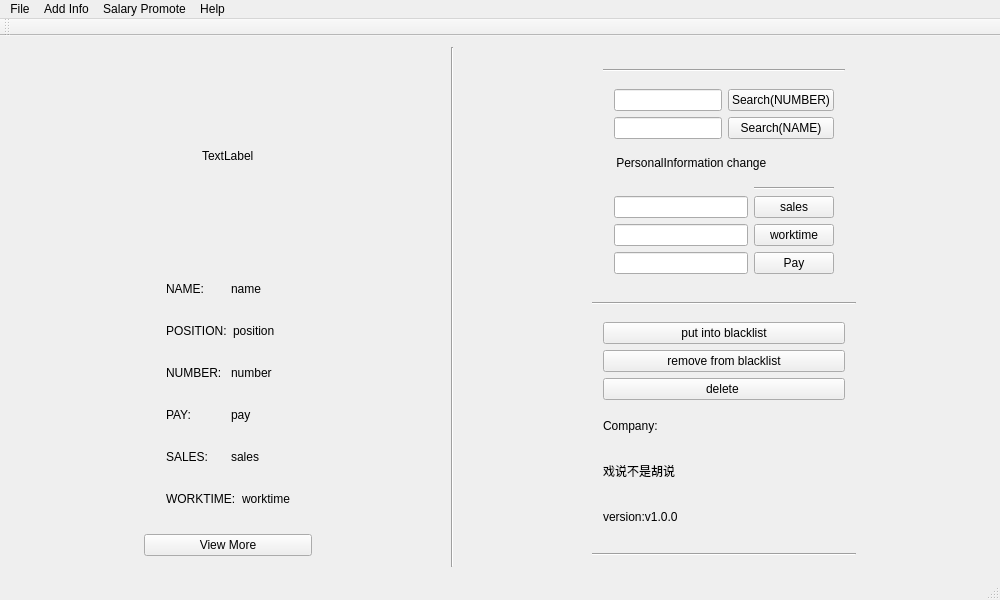
<?xml version="1.0" encoding="UTF-8"?>
<ui version="4.0">
 <class>MainWindow</class>
 <widget class="QMainWindow" name="MainWindow">
  <property name="geometry">
   <rect>
    <x>0</x>
    <y>0</y>
    <width>1000</width>
    <height>600</height>
   </rect>
  </property>
  <property name="maximumSize">
   <size>
    <width>1000</width>
    <height>600</height>
   </size>
  </property>
  <property name="windowTitle">
   <string>MainWindow</string>
  </property>
  <widget class="QWidget" name="centralWidget">
   <layout class="QHBoxLayout" name="horizontalLayout_7">
    <item>
     <spacer name="horizontalSpacer_4">
      <property name="orientation">
       <enum>Qt::Horizontal</enum>
      </property>
      <property name="sizeHint" stdset="0">
       <size>
        <width>105</width>
        <height>20</height>
       </size>
      </property>
     </spacer>
    </item>
    <item>
     <widget class="QWidget" name="widget_2" native="true">
      <layout class="QVBoxLayout" name="verticalLayout_2">
       <item>
        <widget class="QWidget" name="widget_avatar" native="true">
         <layout class="QHBoxLayout" name="horizontalLayout_6">
          <item>
           <spacer name="horizontalSpacer">
            <property name="orientation">
             <enum>Qt::Horizontal</enum>
            </property>
            <property name="sizeHint" stdset="0">
             <size>
              <width>40</width>
              <height>20</height>
             </size>
            </property>
           </spacer>
          </item>
          <item>
           <widget class="QLabel" name="Avatar_mainWindow">
            <property name="text">
             <string>TextLabel</string>
            </property>
           </widget>
          </item>
          <item>
           <spacer name="horizontalSpacer_2">
            <property name="orientation">
             <enum>Qt::Horizontal</enum>
            </property>
            <property name="sizeHint" stdset="0">
             <size>
              <width>40</width>
              <height>20</height>
             </size>
            </property>
           </spacer>
          </item>
         </layout>
        </widget>
       </item>
       <item>
        <widget class="QWidget" name="infoDisplayInfoWidget_mainWindow" native="true">
         <layout class="QVBoxLayout" name="verticalLayout">
          <item>
           <widget class="QWidget" name="widget_nameDisplay" native="true">
            <layout class="QHBoxLayout" name="horizontalLayout_2">
             <item>
              <widget class="QLabel" name="label">
               <property name="text">
                <string>NAME:</string>
               </property>
              </widget>
             </item>
             <item>
              <widget class="QLabel" name="nameDisplay">
               <property name="text">
                <string>name</string>
               </property>
              </widget>
             </item>
            </layout>
           </widget>
          </item>
          <item>
           <widget class="QWidget" name="widget_positionDisplay" native="true">
            <layout class="QHBoxLayout" name="horizontalLayout_3">
             <item>
              <widget class="QLabel" name="label_3">
               <property name="text">
                <string>POSITION:</string>
               </property>
              </widget>
             </item>
             <item>
              <widget class="QLabel" name="positionDisplay">
               <property name="text">
                <string>position</string>
               </property>
              </widget>
             </item>
            </layout>
           </widget>
          </item>
          <item>
           <widget class="QWidget" name="widget_numberDisplay" native="true">
            <layout class="QHBoxLayout" name="horizontalLayout_4">
             <item>
              <widget class="QLabel" name="label_5">
               <property name="text">
                <string>NUMBER:</string>
               </property>
              </widget>
             </item>
             <item>
              <widget class="QLabel" name="numberDisplay">
               <property name="text">
                <string>number</string>
               </property>
              </widget>
             </item>
            </layout>
           </widget>
          </item>
          <item>
           <widget class="QWidget" name="widget_payDisplay" native="true">
            <layout class="QHBoxLayout" name="horizontalLayout_5">
             <item>
              <widget class="QLabel" name="label_6">
               <property name="text">
                <string>PAY:</string>
               </property>
              </widget>
             </item>
             <item>
              <widget class="QLabel" name="payDisplay">
               <property name="text">
                <string>pay</string>
               </property>
              </widget>
             </item>
            </layout>
           </widget>
          </item>
          <item>
           <widget class="QWidget" name="widget_salesDisplay_only_SALESMAN" native="true">
            <layout class="QHBoxLayout" name="horizontalLayout_8">
             <item>
              <widget class="QLabel" name="label_9">
               <property name="text">
                <string>SALES:</string>
               </property>
              </widget>
             </item>
             <item>
              <widget class="QLabel" name="salesDisplay">
               <property name="text">
                <string>sales</string>
               </property>
              </widget>
             </item>
            </layout>
           </widget>
          </item>
          <item>
           <widget class="QWidget" name="widget_worktimeDisplay_only_TEC" native="true">
            <layout class="QHBoxLayout" name="horizontalLayout_9">
             <item>
              <widget class="QLabel" name="label_8">
               <property name="text">
                <string>WORKTIME:</string>
               </property>
              </widget>
             </item>
             <item>
              <widget class="QLabel" name="worktimeDisplay">
               <property name="text">
                <string>worktime</string>
               </property>
              </widget>
             </item>
            </layout>
           </widget>
          </item>
         </layout>
        </widget>
       </item>
       <item>
        <widget class="QPushButton" name="View_More_button_onlySALESMANAGER">
         <property name="text">
          <string>View More</string>
         </property>
        </widget>
       </item>
      </layout>
     </widget>
    </item>
    <item>
     <spacer name="horizontalSpacer_3">
      <property name="orientation">
       <enum>Qt::Horizontal</enum>
      </property>
      <property name="sizeHint" stdset="0">
       <size>
        <width>106</width>
        <height>20</height>
       </size>
      </property>
     </spacer>
    </item>
    <item>
     <widget class="Line" name="lineV01">
      <property name="orientation">
       <enum>Qt::Vertical</enum>
      </property>
     </widget>
    </item>
    <item>
     <spacer name="horizontalSpacer_6">
      <property name="orientation">
       <enum>Qt::Horizontal</enum>
      </property>
      <property name="sizeHint" stdset="0">
       <size>
        <width>105</width>
        <height>20</height>
       </size>
      </property>
     </spacer>
    </item>
    <item>
     <widget class="QWidget" name="widget_usersChoose" native="true">
      <layout class="QVBoxLayout" name="verticalLayout_4">
       <item>
        <widget class="QWidget" name="widget_9" native="true">
         <layout class="QVBoxLayout" name="verticalLayout_3">
          <item>
           <widget class="Line" name="line_3">
            <property name="orientation">
             <enum>Qt::Horizontal</enum>
            </property>
           </widget>
          </item>
          <item>
           <widget class="QWidget" name="widget_search" native="true">
            <layout class="QGridLayout" name="gridLayout_2">
             <item row="0" column="1">
              <widget class="QPushButton" name="searchBYnumber_button_mainWindow">
               <property name="text">
                <string>Search(NUMBER)</string>
               </property>
              </widget>
             </item>
             <item row="0" column="0">
              <widget class="QLineEdit" name="lineEdit_searchBYnum_mainWindow"/>
             </item>
             <item row="1" column="0">
              <widget class="QLineEdit" name="lineEdit_searchBYname_mainWindow"/>
             </item>
             <item row="1" column="1">
              <widget class="QPushButton" name="searchBYname_button_mainWindow">
               <property name="text">
                <string>Search(NAME)</string>
               </property>
              </widget>
             </item>
            </layout>
           </widget>
          </item>
          <item>
           <widget class="QLabel" name="personalInfoChange_mainWindow">
            <property name="text">
             <string>    PersonalInformation change</string>
            </property>
           </widget>
          </item>
          <item>
           <widget class="QWidget" name="widget_change" native="true">
            <layout class="QGridLayout" name="gridLayout">
             <item row="2" column="1">
              <widget class="QPushButton" name="worktime_PersonalInfoChange">
               <property name="text">
                <string>worktime</string>
               </property>
              </widget>
             </item>
             <item row="3" column="1">
              <widget class="QPushButton" name="pay_PersonalInfoChange_onlyOTHER">
               <property name="text">
                <string>Pay</string>
               </property>
              </widget>
             </item>
             <item row="0" column="1">
              <widget class="Line" name="line_4">
               <property name="orientation">
                <enum>Qt::Horizontal</enum>
               </property>
              </widget>
             </item>
             <item row="2" column="0">
              <widget class="QLineEdit" name="lineEdit_changeWorktime"/>
             </item>
             <item row="1" column="0">
              <widget class="QLineEdit" name="lineEdit_changeSales"/>
             </item>
             <item row="1" column="1">
              <widget class="QPushButton" name="sales_PersonalInfoChange">
               <property name="text">
                <string>sales</string>
               </property>
              </widget>
             </item>
             <item row="3" column="0">
              <widget class="QLineEdit" name="lineEdit_changePay"/>
             </item>
            </layout>
           </widget>
          </item>
         </layout>
        </widget>
       </item>
       <item>
        <widget class="Line" name="line_2">
         <property name="orientation">
          <enum>Qt::Horizontal</enum>
         </property>
        </widget>
       </item>
       <item>
        <widget class="QWidget" name="widget_11" native="true">
         <layout class="QVBoxLayout" name="verticalLayout_5">
          <item>
           <widget class="QPushButton" name="put_into_blacklist_button_mainWindow">
            <property name="text">
             <string>put into blacklist</string>
            </property>
           </widget>
          </item>
          <item>
           <widget class="QPushButton" name="remove_from_blacklist_button_mainWindow">
            <property name="text">
             <string>remove from blacklist</string>
            </property>
           </widget>
          </item>
          <item>
           <widget class="QPushButton" name="delete_button_mainWindow">
            <property name="text">
             <string>delete </string>
            </property>
           </widget>
          </item>
          <item>
           <widget class="QLabel" name="label_4">
            <property name="text">
             <string>Company:</string>
            </property>
           </widget>
          </item>
          <item>
           <widget class="QLabel" name="label_2">
            <property name="text">
             <string>戏说不是胡说</string>
            </property>
           </widget>
          </item>
          <item>
           <widget class="QLabel" name="label_7">
            <property name="text">
             <string>version:v1.0.0</string>
            </property>
           </widget>
          </item>
         </layout>
        </widget>
       </item>
       <item>
        <widget class="Line" name="line">
         <property name="orientation">
          <enum>Qt::Horizontal</enum>
         </property>
        </widget>
       </item>
      </layout>
     </widget>
    </item>
    <item>
     <spacer name="horizontalSpacer_5">
      <property name="orientation">
       <enum>Qt::Horizontal</enum>
      </property>
      <property name="sizeHint" stdset="0">
       <size>
        <width>105</width>
        <height>20</height>
       </size>
      </property>
     </spacer>
    </item>
   </layout>
  </widget>
  <widget class="QMenuBar" name="menuBar">
   <property name="geometry">
    <rect>
     <x>0</x>
     <y>0</y>
     <width>1000</width>
     <height>26</height>
    </rect>
   </property>
   <widget class="QMenu" name="menuFile">
    <property name="title">
     <string>File</string>
    </property>
    <addaction name="actionNew_file"/>
    <addaction name="actionOpen_file"/>
   </widget>
   <widget class="QMenu" name="menuAdd">
    <property name="title">
     <string>Add Info</string>
    </property>
    <addaction name="actionSalesManager_addInfo"/>
    <addaction name="separator"/>
    <addaction name="actionManager_addInfo"/>
    <addaction name="actionSalesman_addInfo"/>
    <addaction name="actionTechnician_addInfo"/>
    <addaction name="separator"/>
    <addaction name="actionOtherTypes_addInfo"/>
   </widget>
   <widget class="QMenu" name="menuHelp">
    <property name="title">
     <string>Help</string>
    </property>
    <widget class="QMenu" name="menuConnect_us">
     <property name="title">
      <string>Connect us</string>
     </property>
     <addaction name="action3463877866_qq_com"/>
    </widget>
    <addaction name="actionView_Source_code"/>
    <addaction name="menuConnect_us"/>
   </widget>
   <widget class="QMenu" name="menuExit">
    <property name="title">
     <string>Salary Promote</string>
    </property>
    <addaction name="actionSalesManager_SP"/>
    <addaction name="separator"/>
    <addaction name="actionManager_SP"/>
    <addaction name="actionSalesman_SP"/>
    <addaction name="actionTechnician_SP"/>
    <addaction name="separator"/>
    <addaction name="actionOthers_SP"/>
   </widget>
   <addaction name="menuFile"/>
   <addaction name="menuAdd"/>
   <addaction name="menuExit"/>
   <addaction name="menuHelp"/>
  </widget>
  <widget class="QToolBar" name="mainToolBar">
   <attribute name="toolBarArea">
    <enum>TopToolBarArea</enum>
   </attribute>
   <attribute name="toolBarBreak">
    <bool>false</bool>
   </attribute>
  </widget>
  <widget class="QStatusBar" name="statusBar"/>
  <action name="actionnew">
   <property name="text">
    <string>new</string>
   </property>
  </action>
  <action name="actionNew_file">
   <property name="text">
    <string>New</string>
   </property>
  </action>
  <action name="actionOpen_file">
   <property name="text">
    <string>Open</string>
   </property>
  </action>
  <action name="actionSalesManager_addInfo">
   <property name="text">
    <string>SalesManager</string>
   </property>
  </action>
  <action name="actionManager_addInfo">
   <property name="text">
    <string>Manager</string>
   </property>
  </action>
  <action name="actionSalesman_addInfo">
   <property name="text">
    <string>Salesman</string>
   </property>
  </action>
  <action name="actionTechnician_addInfo">
   <property name="text">
    <string>Technician</string>
   </property>
  </action>
  <action name="actionOthers">
   <property name="text">
    <string>Others</string>
   </property>
  </action>
  <action name="actionSalesManager_search">
   <property name="text">
    <string>SalesManager</string>
   </property>
  </action>
  <action name="actionManager_search">
   <property name="text">
    <string>Manager</string>
   </property>
  </action>
  <action name="actionSalesman_search">
   <property name="text">
    <string>Salesman</string>
   </property>
  </action>
  <action name="actionTechnician_search">
   <property name="text">
    <string>Technician</string>
   </property>
  </action>
  <action name="actionAll_Employees">
   <property name="text">
    <string>All Employees</string>
   </property>
  </action>
  <action name="actionOld_Path">
   <property name="text">
    <string>Old Path</string>
   </property>
  </action>
  <action name="actionNew_Path">
   <property name="text">
    <string>New Path</string>
   </property>
  </action>
  <action name="actionOtherTypes_addInfo">
   <property name="text">
    <string>Other Types</string>
   </property>
  </action>
  <action name="actionAllEmployees_search">
   <property name="text">
    <string>All Employees</string>
   </property>
  </action>
  <action name="actionView_Source_code">
   <property name="text">
    <string>View Source code</string>
   </property>
  </action>
  <action name="action3463877866_qq_com">
   <property name="text">
    <string>3463877866@qq.com</string>
   </property>
  </action>
  <action name="actionSalesManager_SP">
   <property name="text">
    <string>SalesManager</string>
   </property>
  </action>
  <action name="actionManager_SP">
   <property name="text">
    <string>Manager</string>
   </property>
  </action>
  <action name="actionSalesman_SP">
   <property name="text">
    <string>Salesman</string>
   </property>
  </action>
  <action name="actionTechnician_SP">
   <property name="text">
    <string>Technician</string>
   </property>
  </action>
  <action name="actionOthers_SP">
   <property name="text">
    <string>Others</string>
   </property>
  </action>
 </widget>
 <layoutdefault spacing="6" margin="11"/>
 <resources/>
 <connections/>
</ui>
